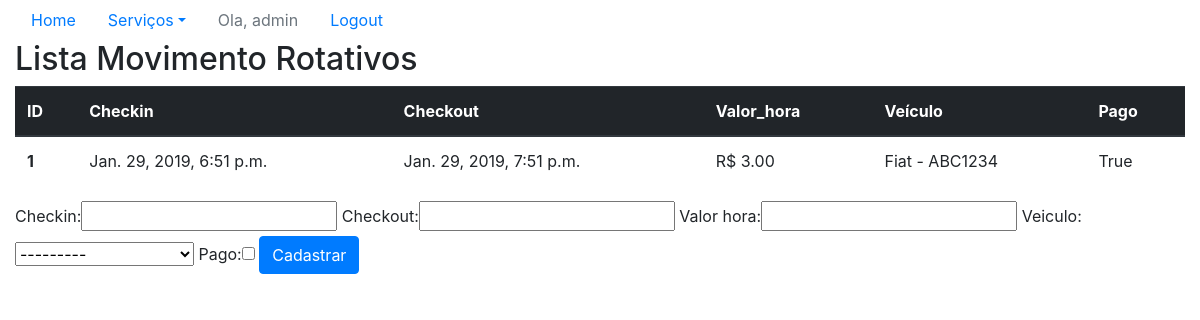
The page /sistema/mov-rot/ (signed in) on the database as committed earlier.
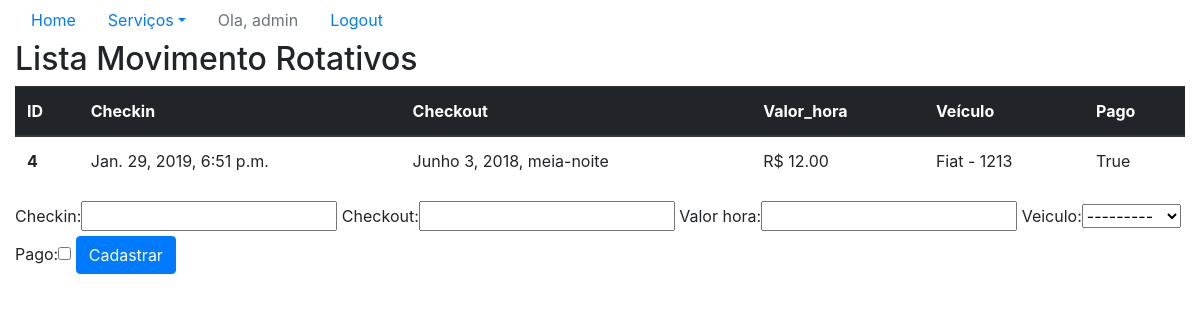
The same page on the database as committed later.
### core/models.py (models this page shows, shortened)
class MovRotativo(models.Model):
    checkin = models.DateTimeField(auto_now=False)
    checkout = models.DateTimeField(auto_now=False, null=True, blank=True)
    valor_hora = models.DecimalField(max_digits=5, decimal_places=2)
    veiculo = models.ForeignKey(Veiculo, on_delete=models.CASCADE)
    pago = models.BooleanField(default=False)

class Veiculo(models.Model):
    marca = models.ForeignKey(Marca, on_delete=models.CASCADE)
    placa = models.CharField(max_length=7)
    proprietario = models.ForeignKey(Pessoa, on_delete=models.CASCADE)
    cor = models.CharField(max_length=15)
    observacoes = models.TextField()
    def __str__(self):
        return self.marca.nome + ' - ' + self.placa

class Marca(models.Model):
    nome = models.CharField(max_length=50)

### core/views.py (the view)
# urls.py: path('mov-rot/', lista_movrotativos,
@login_required
def lista_movrotativos(request):
    mov_rot = MovRotativo.objects.all
    form = MovRotativoForm()
    data = {'mov_rot': mov_rot, 'form': form}
    return render(request, 'core/lista_mov_rot.html', data)

### core/form.py
class MovRotativoForm(ModelForm):
    class Meta:
        model = MovRotativo
        fields = '__all__'

### core/templates/core/lista_mov_rot.html (shortened to what this page needs)
<!DOCTYPE html>
{% extends 'base.html' %}
{% load bootstrap %}
{% block menu %}
<ul class="nav nav-pills">
    <li class="nav-item">
        <a class="nav-link" href="{% url 'core_home' %}">Home</a>
    </li>
    <li class="nav-item dropdown">
        <a class="nav-link dropdown-toggle" data-toggle="dropdown" href="#" role="button" aria-haspopup="true" aria-expanded="false">Serviços</a>
    </li>
    {% if user.is_authenticated %}
        <li class="nav-item">
            <a class="nav-link disabled" href="#">Ola, {{ user }}</a>
        </li>
        <li class="nav-item">
            <a class="nav-link" href="{% url 'logout' %}">Logout</a>
        </li>
    {% else %}
        <li class="nav-item">
            <a class="nav-link" href="{% url 'login' %}">Login</a>
        </li>
    {% endif %}
</ul>
{% endblock %}
{% block main %}
    <h2>Lista Movimento Rotativos</h2>
    <table class="table">
            <thead class="thead-dark">
                <tr>
                <th scope="col">ID</th>
                <th scope="col">Checkin</th>
                <th scope="col">Checkout</th>
                <th scope="col">Valor_hora</th>
                <th scope="col">Veículo</th>
                <th scope="col">Pago</th>
                </tr>
            </thead>
            <tbody>
                {% for mov in mov_rot %}
                <tr>
                    <th scope="row">{{ mov.id }}</th>
                    <td>{{ mov.checkin }}</td>
                    <td>{{ mov.checkout }}</td>
                    <td>R$ {{ mov.valor_hora }}</td>
                    <td>{{ mov.veiculo }}</td>
                    <td>{{ mov.pago }}</td>
                </tr>
                {% endfor %}
            </tbody>
        </table>
<form action="{% url 'core_movrotativos_novo' %}" method="POST">
        {{ form|bootstrap }}
        <button type="submit" class="btn btn-primary">Cadastrar</button>
    </form>
{% endblock %}

Rows that differ between the two databases and show on the page:
removed MovRotativo: id "1", checkin "Jan. 29, 2019, 6:51 p.m.", checkout "Jan. 29, 2019, 7:51 p.m.", valor_hora "3.00", veiculo "Fiat - ABC1234", pago "True"
added MovRotativo: id "4", checkin "Jan. 29, 2019, 6:51 p.m.", checkout "Junho 3, 2018, meia-noite", valor_hora "12.00", veiculo "Fiat - 1213", pago "True"
